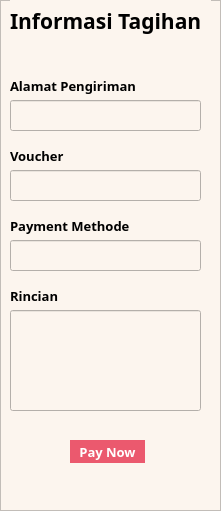
       <widget class="QFrame" name="frame_59">
        <property name="geometry">
         <rect>
          <x>359</x>
          <y>89</y>
          <width>221</width>
          <height>511</height>
         </rect>
        </property>
        <property name="styleSheet">
         <string notr="true">background-color: rgb(252, 245, 238);</string>
        </property>
        <property name="frameShape">
         <enum>QFrame::StyledPanel</enum>
        </property>
        <property name="frameShadow">
         <enum>QFrame::Raised</enum>
        </property>
        <widget class="QLabel" name="label_159">
         <property name="geometry">
          <rect>
           <x>10</x>
           <y>0</y>
           <width>201</width>
           <height>41</height>
          </rect>
         </property>
         <property name="font">
          <font>
           <family>Rockwell</family>
           <pointsize>16</pointsize>
           <weight>75</weight>
           <bold>true</bold>
          </font>
         </property>
         <property name="text">
          <string>Informasi Tagihan</string>
         </property>
        </widget>
        <widget class="QLabel" name="label_160">
         <property name="geometry">
          <rect>
           <x>10</x>
           <y>70</y>
           <width>181</width>
           <height>31</height>
          </rect>
         </property>
         <property name="font">
          <font>
           <family>Rockwell</family>
           <pointsize>10</pointsize>
           <weight>75</weight>
           <bold>true</bold>
          </font>
         </property>
         <property name="text">
          <string>Alamat Pengiriman</string>
         </property>
        </widget>
        <widget class="QLabel" name="label_161">
         <property name="geometry">
          <rect>
           <x>10</x>
           <y>140</y>
           <width>181</width>
           <height>31</height>
          </rect>
         </property>
         <property name="font">
          <font>
           <family>Rockwell</family>
           <pointsize>10</pointsize>
           <weight>75</weight>
           <bold>true</bold>
          </font>
         </property>
         <property name="text">
          <string>Voucher</string>
         </property>
        </widget>
        <widget class="QLabel" name="label_162">
         <property name="geometry">
          <rect>
           <x>10</x>
           <y>280</y>
           <width>181</width>
           <height>31</height>
          </rect>
         </property>
         <property name="font">
          <font>
           <family>Rockwell</family>
           <pointsize>10</pointsize>
           <weight>75</weight>
           <bold>true</bold>
          </font>
         </property>
         <property name="text">
          <string>Rincian</string>
         </property>
        </widget>
        <widget class="QPushButton" name="paybutton">
         <property name="geometry">
          <rect>
           <x>70</x>
           <y>440</y>
           <width>75</width>
           <height>23</height>
          </rect>
         </property>
         <property name="font">
          <font>
           <family>Rockwell</family>
           <pointsize>10</pointsize>
           <weight>75</weight>
           <bold>true</bold>
          </font>
         </property>
         <property name="styleSheet">
          <string notr="true">QPushButton {
	border: none;
	background-color: rgb(235, 89, 110);
color: rgb(255, 255, 255);
}
QPushButton:hover {
	background-color: rgb(91,90,90);
}
QPushButton:pressed {	
	background-color: rgba(0,0,0,0);
}</string>
         </property>
         <property name="text">
          <string>Pay Now</string>
         </property>
        </widget>
        <widget class="QLabel" name="label_163">
         <property name="geometry">
          <rect>
           <x>10</x>
           <y>210</y>
           <width>181</width>
           <height>31</height>
          </rect>
         </property>
         <property name="font">
          <font>
           <family>Rockwell</family>
           <pointsize>10</pointsize>
           <weight>75</weight>
           <bold>true</bold>
          </font>
         </property>
         <property name="text">
          <string>Payment Methode</string>
         </property>
        </widget>
        <widget class="QLineEdit" name="kolomAlamatkirim">
         <property name="geometry">
          <rect>
           <x>10</x>
           <y>100</y>
           <width>191</width>
           <height>31</height>
          </rect>
         </property>
        </widget>
        <widget class="QLineEdit" name="kolomvoucher">
         <property name="geometry">
          <rect>
           <x>10</x>
           <y>170</y>
           <width>191</width>
           <height>31</height>
          </rect>
         </property>
        </widget>
        <widget class="QLineEdit" name="kolompayment">
         <property name="geometry">
          <rect>
           <x>10</x>
           <y>240</y>
           <width>191</width>
           <height>31</height>
          </rect>
         </property>
        </widget>
        <widget class="QLineEdit" name="kolomrincian">
         <property name="geometry">
          <rect>
           <x>10</x>
           <y>310</y>
           <width>191</width>
           <height>101</height>
          </rect>
         </property>
        </widget>
       </widget>
